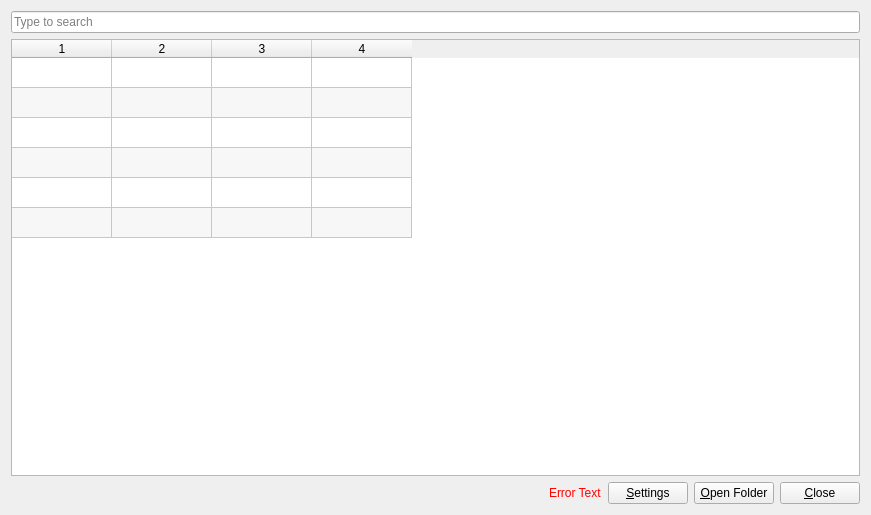
<?xml version="1.0" encoding="UTF-8"?>
<ui version="4.0">
 <class>MainWindow</class>
 <widget class="QMainWindow" name="MainWindow">
  <property name="geometry">
   <rect>
    <x>0</x>
    <y>0</y>
    <width>871</width>
    <height>515</height>
   </rect>
  </property>
  <property name="windowTitle">
   <string>MainWindow</string>
  </property>
  <property name="windowIcon">
   <iconset resource="resources.qrc">
    <normaloff>:/icons/ruff.ico</normaloff>:/icons/ruff.ico</iconset>
  </property>
  <widget class="QWidget" name="centralWidget">
   <layout class="QVBoxLayout" name="verticalLayout">
    <item>
     <widget class="QLineEdit" name="searchBox">
      <property name="text">
       <string/>
      </property>
      <property name="placeholderText">
       <string>Type to search</string>
      </property>
     </widget>
    </item>
    <item>
     <widget class="QTableWidget" name="tableWidget">
      <property name="editTriggers">
       <set>QAbstractItemView::NoEditTriggers</set>
      </property>
      <property name="alternatingRowColors">
       <bool>true</bool>
      </property>
      <property name="selectionMode">
       <enum>QAbstractItemView::SingleSelection</enum>
      </property>
      <property name="selectionBehavior">
       <enum>QAbstractItemView::SelectRows</enum>
      </property>
      <property name="verticalScrollMode">
       <enum>QAbstractItemView::ScrollPerPixel</enum>
      </property>
      <property name="horizontalScrollMode">
       <enum>QAbstractItemView::ScrollPerPixel</enum>
      </property>
      <property name="rowCount">
       <number>6</number>
      </property>
      <property name="columnCount">
       <number>4</number>
      </property>
      <attribute name="horizontalHeaderVisible">
       <bool>true</bool>
      </attribute>
      <attribute name="verticalHeaderVisible">
       <bool>false</bool>
      </attribute>
      <row/>
      <row/>
      <row/>
      <row/>
      <row/>
      <row/>
      <column/>
      <column/>
      <column/>
      <column/>
     </widget>
    </item>
    <item>
     <layout class="QHBoxLayout" name="horizontalLayout">
      <item>
       <spacer name="horizontalSpacer">
        <property name="orientation">
         <enum>Qt::Horizontal</enum>
        </property>
        <property name="sizeHint" stdset="0">
         <size>
          <width>40</width>
          <height>20</height>
         </size>
        </property>
       </spacer>
      </item>
      <item>
       <widget class="QLabel" name="errorLabel">
        <property name="styleSheet">
         <string notr="true">color: rgb(255, 0, 0)</string>
        </property>
        <property name="text">
         <string>Error Text</string>
        </property>
       </widget>
      </item>
      <item>
       <widget class="QPushButton" name="settingsButton">
        <property name="text">
         <string>&amp;Settings</string>
        </property>
       </widget>
      </item>
      <item>
       <widget class="QPushButton" name="openButton">
        <property name="toolTip">
         <string>(Enter Key)</string>
        </property>
        <property name="text">
         <string>&amp;Open Folder</string>
        </property>
       </widget>
      </item>
      <item>
       <widget class="QPushButton" name="closeButton">
        <property name="toolTip">
         <string>(Escape Key)</string>
        </property>
        <property name="text">
         <string>&amp;Close</string>
        </property>
       </widget>
      </item>
     </layout>
    </item>
   </layout>
  </widget>
 </widget>
 <layoutdefault spacing="6" margin="11"/>
 <resources>
  <include location="resources.qrc"/>
 </resources>
 <connections/>
</ui>
